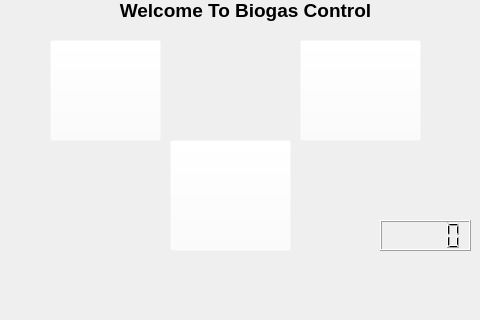
<?xml version="1.0" encoding="UTF-8"?>
<ui version="4.0">
 <class>MainWindow</class>
 <widget class="QMainWindow" name="MainWindow">
  <property name="geometry">
   <rect>
    <x>0</x>
    <y>0</y>
    <width>480</width>
    <height>320</height>
   </rect>
  </property>
  <property name="font">
   <font>
    <pointsize>6</pointsize>
    <weight>75</weight>
    <bold>true</bold>
   </font>
  </property>
  <property name="windowTitle">
   <string>MainWindow</string>
  </property>
  <property name="windowIcon">
   <iconset>
    <normaloff>biogassymbol.jpg</normaloff>
    <normalon>biogassymbol.jpg</normalon>
    <disabledoff>biogassymbol.jpg</disabledoff>biogassymbol.jpg</iconset>
  </property>
  <property name="autoFillBackground">
   <bool>true</bool>
  </property>
  <property name="styleSheet">
   <string notr="true"/>
  </property>
  <property name="iconSize">
   <size>
    <width>24</width>
    <height>24</height>
   </size>
  </property>
  <widget class="QWidget" name="centralWidget">
   <widget class="QPushButton" name="btnOff">
    <property name="geometry">
     <rect>
      <x>300</x>
      <y>40</y>
      <width>121</width>
      <height>101</height>
     </rect>
    </property>
    <property name="styleSheet">
     <string notr="true">background-color: rgba(255, 255, 255, 0);
selection-color: rgba(51, 189, 33, 78);
border-color: rgba(255, 255, 255, 0);</string>
    </property>
    <property name="text">
     <string/>
    </property>
    <property name="icon">
     <iconset>
      <disabledoff>poweric.png</disabledoff>
     </iconset>
    </property>
    <property name="iconSize">
     <size>
      <width>100</width>
      <height>100</height>
     </size>
    </property>
   </widget>
   <widget class="QLabel" name="label">
    <property name="geometry">
     <rect>
      <x>110</x>
      <y>0</y>
      <width>271</width>
      <height>21</height>
     </rect>
    </property>
    <property name="font">
     <font>
      <pointsize>14</pointsize>
      <weight>75</weight>
      <bold>true</bold>
     </font>
    </property>
    <property name="text">
     <string>Welcome To Biogas Control</string>
    </property>
    <property name="alignment">
     <set>Qt::AlignCenter</set>
    </property>
   </widget>
   <widget class="QPushButton" name="btnStat">
    <property name="geometry">
     <rect>
      <x>170</x>
      <y>140</y>
      <width>121</width>
      <height>111</height>
     </rect>
    </property>
    <property name="styleSheet">
     <string notr="true">background-color: rgba(255, 255, 255, 0);
selection-color: rgba(51, 189, 33, 78);
border-color: rgba(255, 255, 255, 0);</string>
    </property>
    <property name="text">
     <string/>
    </property>
    <property name="icon">
     <iconset>
      <disabledoff>statusic.png</disabledoff>
     </iconset>
    </property>
    <property name="iconSize">
     <size>
      <width>100</width>
      <height>100</height>
     </size>
    </property>
   </widget>
   <widget class="QLCDNumber" name="time">
    <property name="geometry">
     <rect>
      <x>380</x>
      <y>220</y>
      <width>91</width>
      <height>31</height>
     </rect>
    </property>
   </widget>
   <widget class="QPushButton" name="btnOn">
    <property name="geometry">
     <rect>
      <x>50</x>
      <y>40</y>
      <width>111</width>
      <height>101</height>
     </rect>
    </property>
    <property name="styleSheet">
     <string notr="true">background-color: rgba(255, 255, 255, 0);
selection-color: rgba(51, 189, 33, 78);
border-color: rgba(255, 255, 255, 0);</string>
    </property>
    <property name="text">
     <string/>
    </property>
    <property name="icon">
     <iconset>
      <disabledoff>startic.png</disabledoff>
     </iconset>
    </property>
    <property name="iconSize">
     <size>
      <width>80</width>
      <height>80</height>
     </size>
    </property>
   </widget>
  </widget>
 </widget>
 <layoutdefault spacing="6" margin="11"/>
 <resources/>
 <connections/>
</ui>
